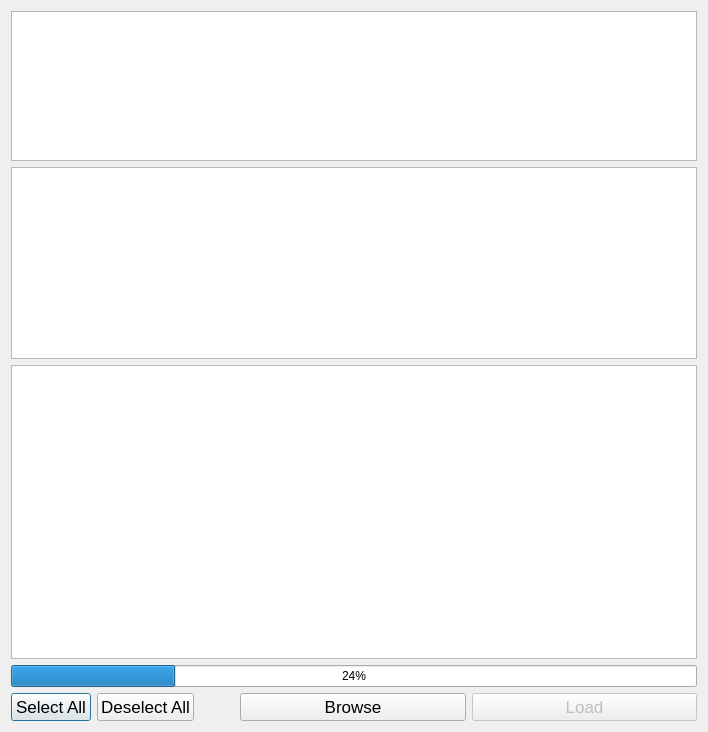
<?xml version="1.0" encoding="UTF-8"?>
<ui version="4.0">
 <class>Dialog</class>
 <widget class="QDialog" name="Dialog">
  <property name="windowModality">
   <enum>Qt::WindowModal</enum>
  </property>
  <property name="geometry">
   <rect>
    <x>0</x>
    <y>0</y>
    <width>708</width>
    <height>732</height>
   </rect>
  </property>
  <property name="sizePolicy">
   <sizepolicy hsizetype="Maximum" vsizetype="Maximum">
    <horstretch>0</horstretch>
    <verstretch>0</verstretch>
   </sizepolicy>
  </property>
  <property name="minimumSize">
   <size>
    <width>640</width>
    <height>0</height>
   </size>
  </property>
  <property name="windowTitle">
   <string>Data Selection</string>
  </property>
  <property name="sizeGripEnabled">
   <bool>false</bool>
  </property>
  <property name="modal">
   <bool>false</bool>
  </property>
  <layout class="QVBoxLayout" name="verticalLayout_2">
   <item>
    <layout class="QFormLayout" name="formLayout">
     <item row="0" column="0" colspan="2">
      <widget class="QTableView" name="patientsTableView">
       <property name="sizePolicy">
        <sizepolicy hsizetype="Preferred" vsizetype="Preferred">
         <horstretch>0</horstretch>
         <verstretch>0</verstretch>
        </sizepolicy>
       </property>
       <property name="minimumSize">
        <size>
         <width>250</width>
         <height>150</height>
        </size>
       </property>
       <property name="maximumSize">
        <size>
         <width>16777215</width>
         <height>150</height>
        </size>
       </property>
       <property name="alternatingRowColors">
        <bool>true</bool>
       </property>
       <property name="sortingEnabled">
        <bool>true</bool>
       </property>
       <attribute name="horizontalHeaderShowSortIndicator" stdset="0">
        <bool>true</bool>
       </attribute>
      </widget>
     </item>
     <item row="1" column="0" colspan="2">
      <widget class="QTableView" name="studiesTableView">
       <property name="enabled">
        <bool>true</bool>
       </property>
       <property name="sizePolicy">
        <sizepolicy hsizetype="Expanding" vsizetype="MinimumExpanding">
         <horstretch>0</horstretch>
         <verstretch>0</verstretch>
        </sizepolicy>
       </property>
       <property name="minimumSize">
        <size>
         <width>250</width>
         <height>100</height>
        </size>
       </property>
       <property name="maximumSize">
        <size>
         <width>16777215</width>
         <height>200</height>
        </size>
       </property>
       <property name="editTriggers">
        <set>QAbstractItemView::NoEditTriggers</set>
       </property>
       <property name="alternatingRowColors">
        <bool>true</bool>
       </property>
       <property name="sortingEnabled">
        <bool>true</bool>
       </property>
       <attribute name="horizontalHeaderShowSortIndicator" stdset="0">
        <bool>true</bool>
       </attribute>
      </widget>
     </item>
     <item row="2" column="0" colspan="2">
      <widget class="QTableView" name="seriesTableView">
       <property name="sizePolicy">
        <sizepolicy hsizetype="Expanding" vsizetype="Expanding">
         <horstretch>0</horstretch>
         <verstretch>1</verstretch>
        </sizepolicy>
       </property>
       <property name="minimumSize">
        <size>
         <width>0</width>
         <height>200</height>
        </size>
       </property>
       <property name="maximumSize">
        <size>
         <width>16777215</width>
         <height>16777215</height>
        </size>
       </property>
       <property name="alternatingRowColors">
        <bool>true</bool>
       </property>
       <property name="sortingEnabled">
        <bool>true</bool>
       </property>
       <attribute name="horizontalHeaderShowSortIndicator" stdset="0">
        <bool>true</bool>
       </attribute>
      </widget>
     </item>
     <item row="3" column="0" colspan="2">
      <widget class="QProgressBar" name="progressBar">
       <property name="sizePolicy">
        <sizepolicy hsizetype="Expanding" vsizetype="Fixed">
         <horstretch>0</horstretch>
         <verstretch>0</verstretch>
        </sizepolicy>
       </property>
       <property name="value">
        <number>24</number>
       </property>
      </widget>
     </item>
     <item row="4" column="0">
      <layout class="QHBoxLayout" name="horizontalLayout_3">
       <item>
        <widget class="QPushButton" name="selectAllButton">
         <property name="sizePolicy">
          <sizepolicy hsizetype="Minimum" vsizetype="Maximum">
           <horstretch>0</horstretch>
           <verstretch>0</verstretch>
          </sizepolicy>
         </property>
         <property name="font">
          <font>
           <pointsize>13</pointsize>
          </font>
         </property>
         <property name="text">
          <string>Select All</string>
         </property>
        </widget>
       </item>
       <item>
        <widget class="QPushButton" name="deselectAllButton">
         <property name="sizePolicy">
          <sizepolicy hsizetype="Minimum" vsizetype="Maximum">
           <horstretch>0</horstretch>
           <verstretch>0</verstretch>
          </sizepolicy>
         </property>
         <property name="font">
          <font>
           <pointsize>13</pointsize>
          </font>
         </property>
         <property name="text">
          <string>Deselect All</string>
         </property>
        </widget>
       </item>
       <item>
        <spacer name="horizontalSpacer">
         <property name="orientation">
          <enum>Qt::Horizontal</enum>
         </property>
         <property name="sizeHint" stdset="0">
          <size>
           <width>40</width>
           <height>20</height>
          </size>
         </property>
        </spacer>
       </item>
      </layout>
     </item>
     <item row="4" column="1">
      <layout class="QHBoxLayout" name="horizontalLayout_2">
       <item>
        <widget class="QPushButton" name="browseButton">
         <property name="sizePolicy">
          <sizepolicy hsizetype="Minimum" vsizetype="Maximum">
           <horstretch>0</horstretch>
           <verstretch>0</verstretch>
          </sizepolicy>
         </property>
         <property name="font">
          <font>
           <pointsize>13</pointsize>
          </font>
         </property>
         <property name="text">
          <string>Browse</string>
         </property>
        </widget>
       </item>
       <item>
        <widget class="QPushButton" name="loadButton">
         <property name="enabled">
          <bool>false</bool>
         </property>
         <property name="sizePolicy">
          <sizepolicy hsizetype="Minimum" vsizetype="Maximum">
           <horstretch>0</horstretch>
           <verstretch>0</verstretch>
          </sizepolicy>
         </property>
         <property name="font">
          <font>
           <pointsize>13</pointsize>
          </font>
         </property>
         <property name="text">
          <string>Load</string>
         </property>
        </widget>
       </item>
      </layout>
     </item>
    </layout>
   </item>
  </layout>
 </widget>
 <resources/>
 <connections/>
</ui>
